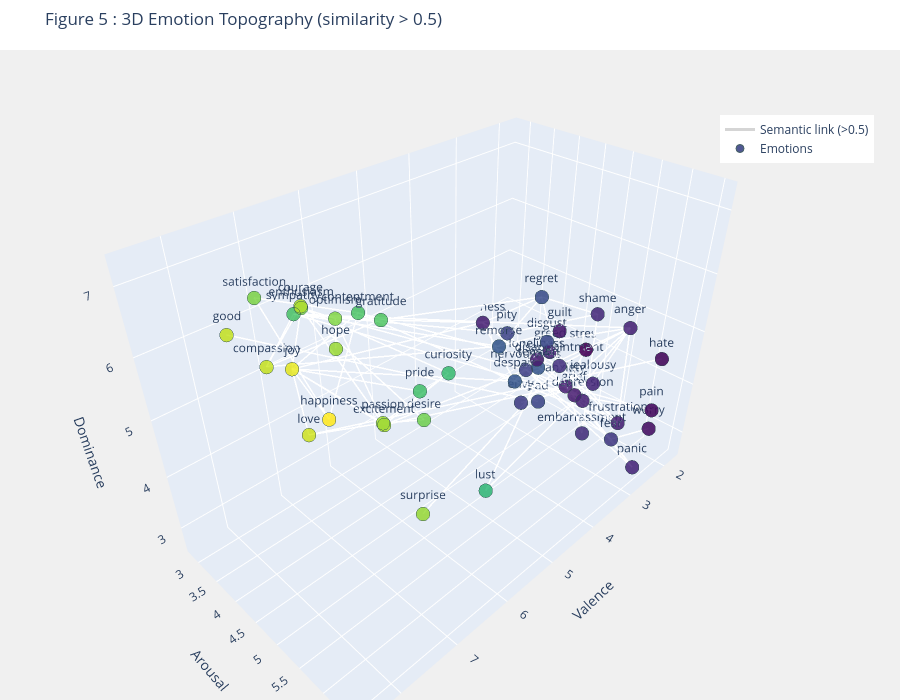

Here is the notebook cell this chart was saved with:
### Markdown cell above
## c. 3D visualization of emotions in VAD space

To get a better intuition of how emotions are organized, let's plot them in the 3D VAD space. Each dot is an emotion, and the lines connect pairs that are semantically linked (similarity > 0.50).

### Code cell
# ------ CODE GENERATED WITH GEMINI 3.1 Pro ------

def plot_emotion_topography(df_edges, df_vad, min_similarity):
    """
    Parameters:
        df_edges (pd.DataFrame): DataFrame containing source, target, similarity columns.
        df_vad (pd.DataFrame): DataFrame indexed by word with Valence, Arousal, Dominance columns.
        min_similarity (float): Minimum cosine similarity to display an edge.
    """

    # Step 1: Filter edges to only keep those above the similarity threshold
    filtered_edges = df_edges[df_edges["similarity"] >= min_similarity]

    # Step 2: Extract the unique set of emotion nodes involved in the filtered edges
    nodes = set(filtered_edges["source"]).union(set(filtered_edges["target"]))
    valid_nodes = [n for n in nodes if n in df_vad.index]
    node_data = df_vad.loc[valid_nodes].reset_index()

    # Step 3: Create the scatter trace for emotion nodes
    trace_nodes = go.Scatter3d(
        x=node_data["Valence"],
        y=node_data["Arousal"],
        z=node_data["Dominance"],
        mode="markers+text",
        text=node_data["Word"],
        textposition="top center",
        marker=dict(
            size=8,
            color=node_data["Valence"],
            colorscale="Viridis",
            opacity=0.9,
            line=dict(width=1, color="DarkSlateGrey")
        ),
        name="Emotions"
    )

    # Step 4: Create the line trace for semantic links between emotion pairs
    edge_x, edge_y, edge_z = [], [], []
    for _, row in filtered_edges.iterrows():
        n1, n2 = row["source"], row["target"]
        if n1 in df_vad.index and n2 in df_vad.index:
            x0, y0, z0 = df_vad.loc[n1]
            x1, y1, z1 = df_vad.loc[n2]
            edge_x.extend([x0, x1, None])
            edge_y.extend([y0, y1, None])
            edge_z.extend([z0, z1, None])

    trace_edges = go.Scatter3d(
        x=edge_x, y=edge_y, z=edge_z,
        mode="lines",
        line=dict(color="rgba(150, 150, 150, 0.4)", width=3),
        name=f"Semantic link (>{min_similarity})"
    )

    # Step 5: Configure the 3D layout with axis labels and styling
    layout = go.Layout(
        title=f"Figure 5 : 3D Emotion Topography (similarity > {min_similarity})",
        scene=dict(
            xaxis_title="Valence",
            yaxis_title="Arousal",
            zaxis_title="Dominance",
            bgcolor="rgb(240, 240, 240)"
        ),
        margin=dict(l=0, r=0, b=0, t=50),
        legend=dict(x=0.8, y=0.9),
        height=700
    )

    # Step 6: Assemble and render the final figure
    fig = go.Figure(data=[trace_edges, trace_nodes], layout=layout)
    fig.show()

# Displaying the 3D visualization with the previously defined threshold
plot_emotion_topography(df_edges, df_vad, THRESHOLD)

### Figure 1 — Plotly figure (JSON) as saved in the notebook; plotly's stock layout.template omitted (floating-point values rounded to 4 significant figures; data arrays with more than 128 entries replaced by an {"elided": "..."} marker saying what was removed)
{"data": [{"line": {"color": "rgba(150, 150, 150, 0.4)", "width": 3}, "mode": "lines", "name": "Semantic link (>0.5)", "type": "scatter3d", "x": {"elided": "267 float values"}, "y": {"elided": "267 float values"}, "z": {"elided": "267 float values"}}, {"marker": {"color": [3.24, 8.48, 2.45, 3.6, 2.1, 2.4, 2.5, 3.41, 2.62, 3.18, 3.1, 3.63, 6.26, 7.89, 7.05, 3.61, 2.79, 6.57, 2.38, 2.35, 2.72, 1.96, 7.48, 7.62, 1.79, 2.29, 2.33, 6.62, 8.0, 7.14, 7.18, 2.44, 6.37, 2.93, 2.56, 6.5, 3.05, 7.21, 7.67, 2.58, 3.32, 7.44, 7.9, 6.67, 2.48, 2.0, 7.53, 8.21], "colorscale": [[0.0, "#440154"], [0.1111, "#482878"], [0.2222, "#3e4989"], [0.3333, "#31688e"], [0.4444, "#26828e"], [0.5556, "#1f9e89"], [0.6667, "#35b779"], [0.7778, "#6ece58"], [0.8889, "#b5de2b"], [1.0, "#fde725"]], "line": {"color": "DarkSlateGrey", "width": 1}, "opacity": 0.9, "size": 8}, "mode": "markers+text", "name": "Emotions", "text": ["bad", "happiness", "frustration", "tension", "worry", "sadness", "anger", "regret", "shame", "pity", "nervousness", "remorse", "lust", "good", "desire", "despair", "disappointment", "sympathy", "anxiety", "loneliness", "embarrassment", "hate", "hope", "excitement", "stress", "guilt", "grief", "contentment", "love", "enthusiasm", "satisfaction", "depression", "curiosity", "fear", "panic", "pride", "envy", "optimism", "courage", "jealousy", "disgust", "surprise", "compassion", "gratitude", "greed", "pain", "passion", "joy"], "textposition": "top center", "type": "scatter3d", "x": [3.24, 8.48, 2.45, 3.6, 2.1, 2.4, 2.5, 3.41, 2.62, 3.18, 3.1, 3.63, 6.26, 7.89, 7.05, 3.61, 2.79, 6.57, 2.38, 2.35, 2.72, 1.96, 7.48, 7.62, 1.79, 2.29, 2.33, 6.62, 8.0, 7.14, 7.18, 2.44, 6.37, 2.93, 2.56, 6.5, 3.05, 7.21, 7.67, 2.58, 3.32, 7.44, 7.9, 6.67, 2.48, 2.0, 7.53, 8.21], "y": [4.86, 6.5, 5.94, 5.08, 6.33, 2.81, 5.93, 4.9, 5.4, 4.07, 4.45, 4.29, 6.44, 3.66, 6.2, 4.64, 4.9, 3.08, 4.78, 4.09, 5.45, 6.26, 5.29, 6.21, 4.72, 4.48, 4.95, 4.6, 5.36, 4.18, 3.18, 5.2, 5.9, 6.14, 6.4, 5.54, 4.35, 4.95, 5.0, 5.45, 5.0, 6.57, 4.5, 5.09, 4.45, 6.27, 6.08, 5.55], "z": [3.56, 7.05, 3.27, 4.53, 3.17, 3.84, 5.14, 5.63, 5.21, 4.52, 3.93, 4.57, 4.64, 6.41, 6.07, 4.05, 4.08, 5.9, 3.39, 3.61, 2.92, 4.47, 6.78, 6.33, 3.85, 4.35, 3.26, 6.58, 5.92, 6.69, 6.44, 3.33, 6.21, 3.32, 2.65, 5.83, 3.16, 6.9, 7.27, 3.89, 4.84, 5.17, 6.36, 6.71, 4.0, 3.47, 6.23, 7.0]}], "layout": {"height": 700, "legend": {"x": 0.8, "y": 0.9}, "margin": {"b": 0, "l": 0, "r": 0, "t": 50}, "scene": {"bgcolor": "rgb(240, 240, 240)", "xaxis": {"title": {"text": "Valence"}}, "yaxis": {"title": {"text": "Arousal"}}, "zaxis": {"title": {"text": "Dominance"}}}, "title": {"text": "Figure 5 : 3D Emotion Topography (similarity > 0.5)"}}}
